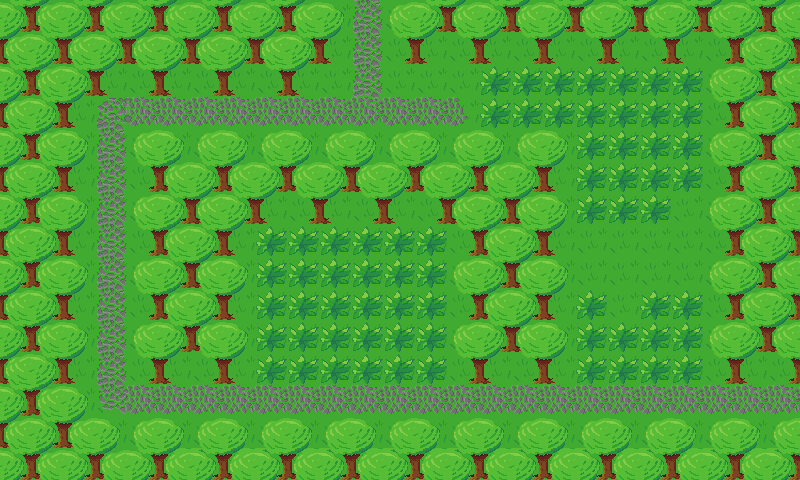

A 2D game scene composited from a Tiled map and its tileset images. What follows is a short description and the map's XML, with each tile layer's data collapsed to a summary:
An orthogonal 25x15 tile map with 32x32 px tiles, 7 tile layers (Ground, Grass, Path, Obstacles, ...).

<map version="1.0" orientation="orthogonal" renderorder="right-down" width="25" height="15" tilewidth="32" tileheight="32" nextobjectid="1">
 <tileset firstgid="1" name="tileset" tilewidth="32" tileheight="32" tilecount="180">
  <image source="tileset.png" width="192" height="960" />
 </tileset>
 <layer name="Ground" width="25" height="15">
  <data>[375 cells, 375 non-empty, 2 distinct tile ids]</data>
 </layer>
 <layer name="Grass" width="25" height="15">
  <properties>
   <property name="Encounters" value="true" />
  </properties>
  <data>[375 cells, 66 non-empty, 1 distinct tile ids]</data>
 </layer>
 <layer name="Path" width="25" height="15">
  <data>[375 cells, 143 non-empty, 15 distinct tile ids]</data>
 </layer>
 <layer name="Obstacles" width="25" height="15">
  <properties>
   <property name="Collision" value="true" />
  </properties>
  <data>[375 cells, 250 non-empty, 10 distinct tile ids]</data>
 </layer>
 <layer name="changetoroute2" width="25" height="15">
  <properties>
   <property name="EnterArea" value="Route 2" />
  </properties>
  <data>[375 cells, 1 non-empty, 1 distinct tile ids]</data>
 </layer>
 <layer name="changetoroute4" width="25" height="15">
  <properties>
   <property name="EnterArea" value="Route 4" />
  </properties>
  <data>[375 cells, 1 non-empty, 1 distinct tile ids]</data>
 </layer>
 <layer name="Obstackles2" width="25" height="15">
  <data>[375 cells, 0 non-empty, 0 distinct tile ids]</data>
 </layer>
</map>
